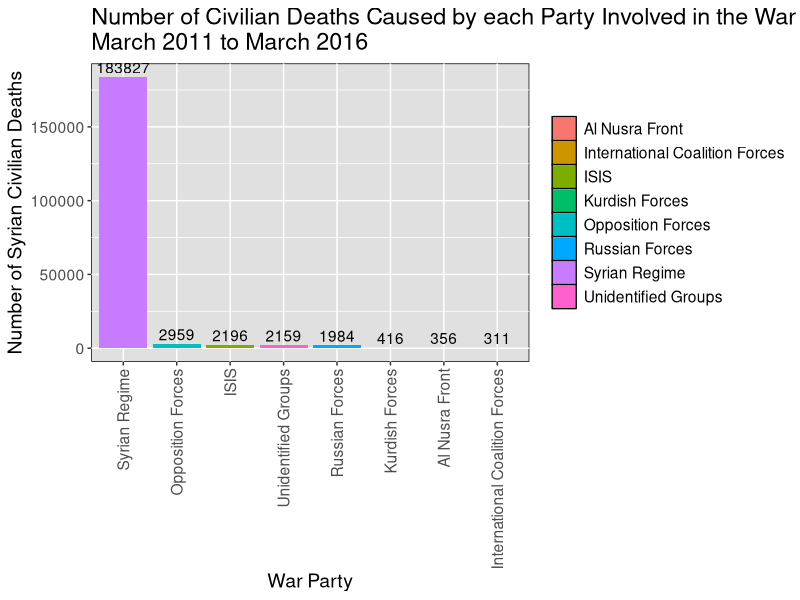

Write R code to recreate this figure.
x <- c(rep("Syrian Regime", 183827), rep("Opposition Forces", 2959), rep("ISIS", 2196),
       rep("Unidentified Groups", 2159), rep("Russian Forces", 1984), rep("Kurdish Forces", 416),
       rep("Al Nusra Front", 356), rep("International Coalition Forces", 311))


library(ggplot2)
library(dplyr)

DF <- data.frame(table(x))
killings <- DF %>% group_by(Freq, x)
ggplot(DF, aes(x = reorder(x, -Freq), y = Freq)) + 
  geom_bar(stat="identity", aes(fill = factor(x))) + 
  theme(axis.text.x=element_text(angle=90,hjust=1,vjust=0.5), text = element_text(size=14), 
        legend.title=element_blank(), panel.background = element_rect(fill = 'gray88', colour = 'black')) +
  geom_text(data = killings, aes(label=Freq), vjust=-0.3) +
  ggtitle("Number of Civilian Deaths Caused by each Party Involved in the War in Syria\nMarch 2011 to March 2016") +
  xlab("War Party") + 
  ylab("Number of Syrian Civilian Deaths")

